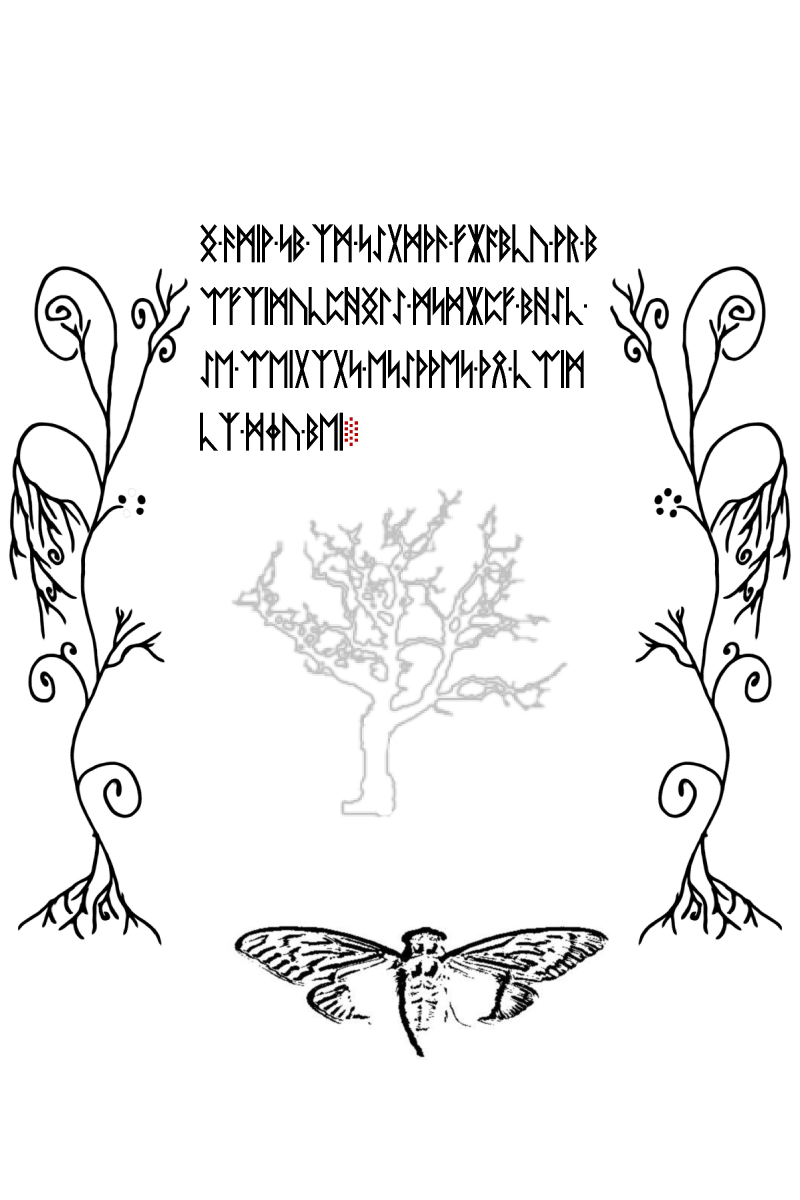
#> input picture resources/liber-primus/72.jpg, 2400 x 3600 px (shown at 1/3 size)
$ python tree_branch_terminal_audit.py
#> lines starting #> are read from the running program, lines starting #| are printed output that depends on the picture; after the words box and inside, x2 and y2 are one past the last pixel; in counts of white or black regions, pixels touching at a corner belong together
"""Audit whether the LP2 tree silhouette supplies a unique branch endpoint.

Requires NumPy, OpenCV, and scikit-image. This is a source-geometry audit only.
"""
from __future__ import annotations

import json
from pathlib import Path

import cv2
import numpy as np
from skimage.morphology import skeletonize

ROOT = Path(__file__).resolve().parents[1]
THRESHOLDS = (0.10, 0.20, 0.30, 0.40, 0.50, 0.60)


def audit(image_path: str | Path) -> dict:
    image = cv2.imread(str(image_path), cv2.IMREAD_GRAYSCALE)
#> image: shape (3600, 2400); min 0, max 255, mean 239.9
    assert image is not None and image.shape == (3600, 2400)
    crop = image[1410:2480, 650:1760]
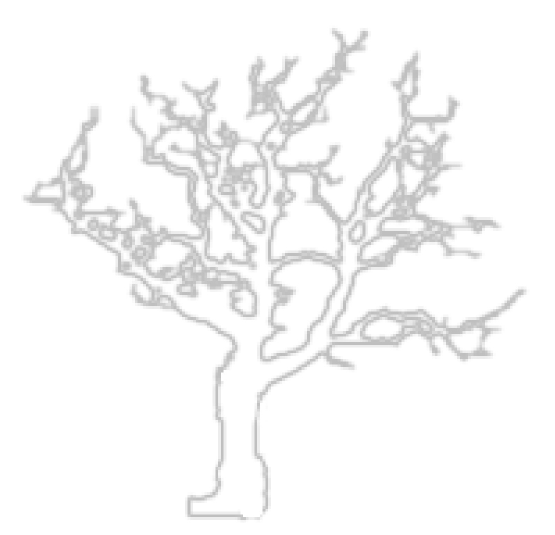
#> crop: shape (1070, 1110) (shown at 1/2 size); min 184, max 255, mean 247.3
    count, labels, stats, _ = cv2.connectedComponentsWithStats(
        np.uint8(crop < 240), 8
    )
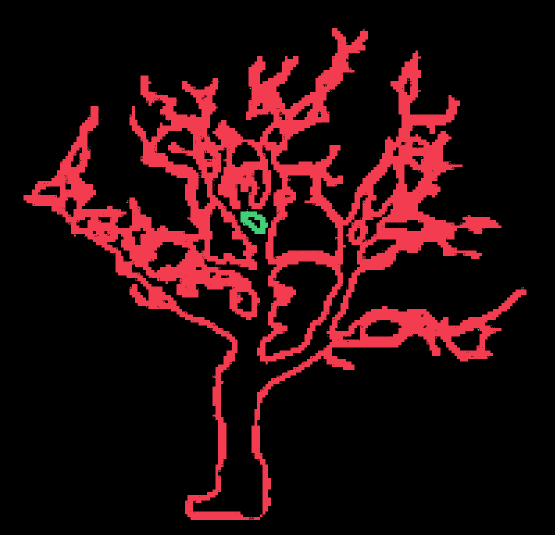
#> labels: shape (1070, 1110) int32 (shown at 1/2 size); 199 distinct labels, from 0 to 198; one colour per label, 0 black
#> count = 199; stats = 199 rows, first 6: [0, 0, 1110, 1070, 995791], [47, 56, 1006, 984, 190118], [729, 56, 1, 1, 1], [693, 85, 3, 3, 3], [700, 107, 1, 1, 1], [568, 120, 1, 1, 1]
    assert count >= 2
    component = 1 + int(np.argmax(stats[1:, cv2.CC_STAT_AREA]))
#> component = 1
    outline = np.uint8(labels == component)
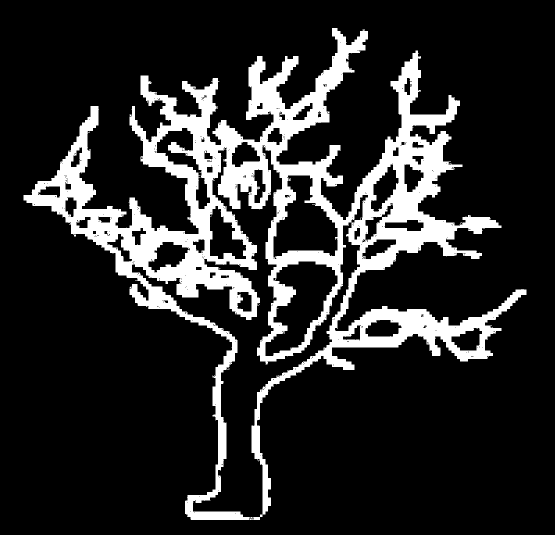
#> outline: shape (1070, 1110) (shown at 1/2 size); values 0 (black) and 1 (white), 16% white; 1 white region
    contours, _ = cv2.findContours(
        outline, cv2.RETR_EXTERNAL, cv2.CHAIN_APPROX_SIMPLE
    )
#> contours = 1 contour; box (x1, y1, x2, y2) and area: (47, 56, 1053, 1040) 305948
    assert len(contours) == 1
    filled = np.zeros_like(outline)
    cv2.drawContours(filled, contours, -1, 255, thickness=cv2.FILLED)
#> filled: shape (1070, 1110); 26.2% white; 1 white region, box (x1, y1, x2, y2) and area: (47, 56, 1053, 1040) 311357

    reduced = cv2.resize(
        filled.astype(np.float32), None, fx=0.30, fy=0.30,
        interpolation=cv2.INTER_AREA
    )
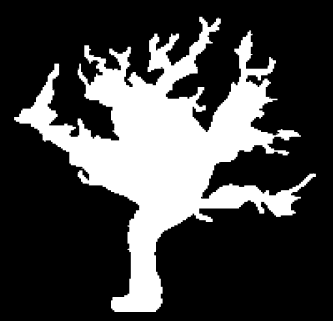
#> reduced: shape (321, 333) float32; min 0, max 255, mean 66.8
    blurred = cv2.GaussianBlur(reduced, (0, 0), 6.0)
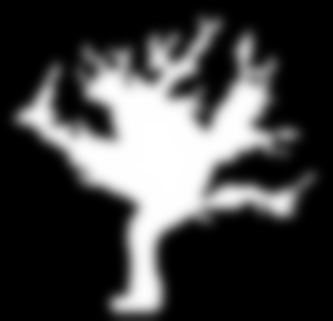
#> blurred: shape (321, 333) float32; min 0, max 255, mean 66.9; drawn with min black and max white

    rows = []
    for threshold in THRESHOLDS:
        skeleton = skeletonize(blurred > threshold * 255.0)
        padded = np.pad(skeleton.astype(np.uint8), 1)
        degree = np.zeros_like(skeleton, dtype=np.uint8)
        for dy in (-1, 0, 1):
            for dx in (-1, 0, 1):
                if dx == 0 and dy == 0:
                    continue
                degree += padded[
                    1 + dy:1 + dy + skeleton.shape[0],
                    1 + dx:1 + dx + skeleton.shape[1]
                ]
        endpoints = np.argwhere(skeleton & (degree == 1))
        rows.append({
            "threshold_fraction": threshold,
            "terminal_tips": int(len(endpoints)),
        })
#> this loop made 6 passes
#> pass 1, in audit, `padded = np.pad(skeleton.astype(np.uint8), 1)`:
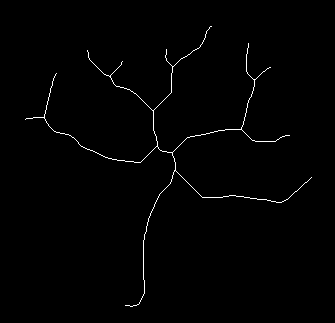
#> padded: shape (323, 335); values 0 (black) and 1 (white), 0.89% white in thin lines or dots, all inside (x1, y1, x2, y2) = (25, 26, 312, 307)
#> after the loop:
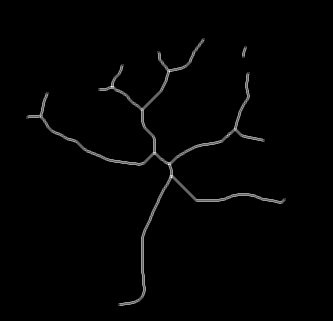
#> degree: shape (321, 333); min 0, max 5, mean 0.0607; drawn with min black and max white
#> after the loop, rows = 6 items

    representative = rows[2]
#> representative = {'threshold_fraction': 0.3, 'terminal_tips': 13}
    assert [row["terminal_tips"] for row in rows] == [11, 14, 13, 12, 11, 12]
    return {
        "source": "72.jpg (physical LP2 p55 sharpened tree silhouette)",
        "source_crop": {"x": [650, 1760], "y": [1410, 2480]},
        "outline_threshold": 240,
        "resize_scale": 0.30,
        "gaussian_sigma_reduced_pixels": 6.0,
        "terminal_tip_counts": rows,
        "representative_terminal_tips": representative["terminal_tips"],
        "decision": (
            "The tree topology has many terminal branches. Even if the root is "
            "granted as the start, the art does not select a unique endpoint or route."
        ),
    }


if __name__ == "__main__":
    print(json.dumps(audit(ROOT / "resources" / "liber-primus" / "72.jpg"), indent=2))
